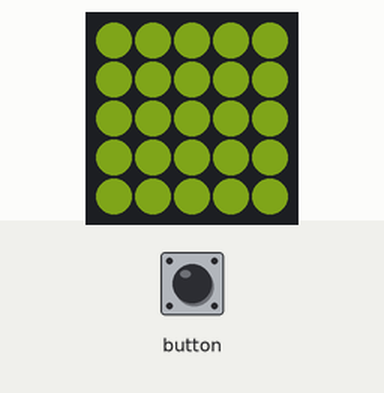
This sketch was run on a simulated ESP32. Shown: 5×5 RGB LED matrix (first LED top left, wired row by row). Inputs (shaded band) come from the test bench. Dim RGB values are drawn brighter than linear; random numbers use the default seed unless the sketch sets one; what the sketch prints to the serial monitor is not drawn.

Above: at 0.47 s.
At 1.2 s:
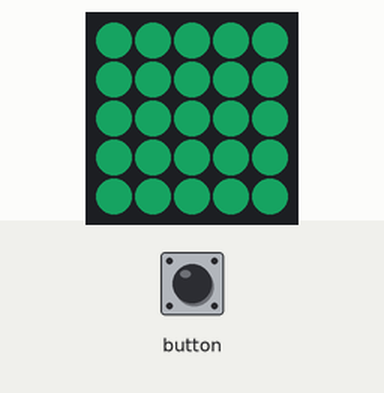
1.3 s: button pressed for 0.15 s
At 2.28 s:
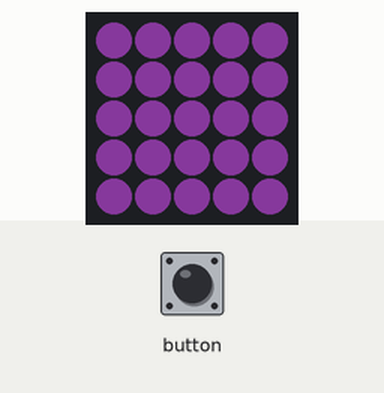

The sketch:

M5AtomRandomFade.ino
```cpp
#include "M5Atom.h"

void setup() {
  Serial.begin(115200);
  M5.begin(true, false, true);
  delay(50);
  M5.dis.drawpix(0, 0xf00000);
}
long color;
int r = 255;
int g = 255;
int b = 0;
void loop() {
  int rn = random(255);
  int gn = random(255);
  int bn = random(255);
  int rp = (rn - r) / 20;
  int gp = (gn - g) / 20;
  int bp = (bn - b) / 20;
  for (int i = 0; i < 20; i++) {
    r = r + rp;
    g = g + gp;
    b = b + bp;
    long gb = g << 16;
    long rb = r << 8;
    long bb = b << 0;
    color = rb + gb + bb;
    painting();
  }
}

void painting() {
  for (int x = 0; x < 25; x++) {
    Serial.print(r); Serial.print(",");
    Serial.print(g); Serial.print(",");
    Serial.println(b);
//    Serial.println(",");
//    Serial.println(color, HEX);
    M5.dis.drawpix(x, color);
  }
  delay(25);
  M5.update();
}
```
